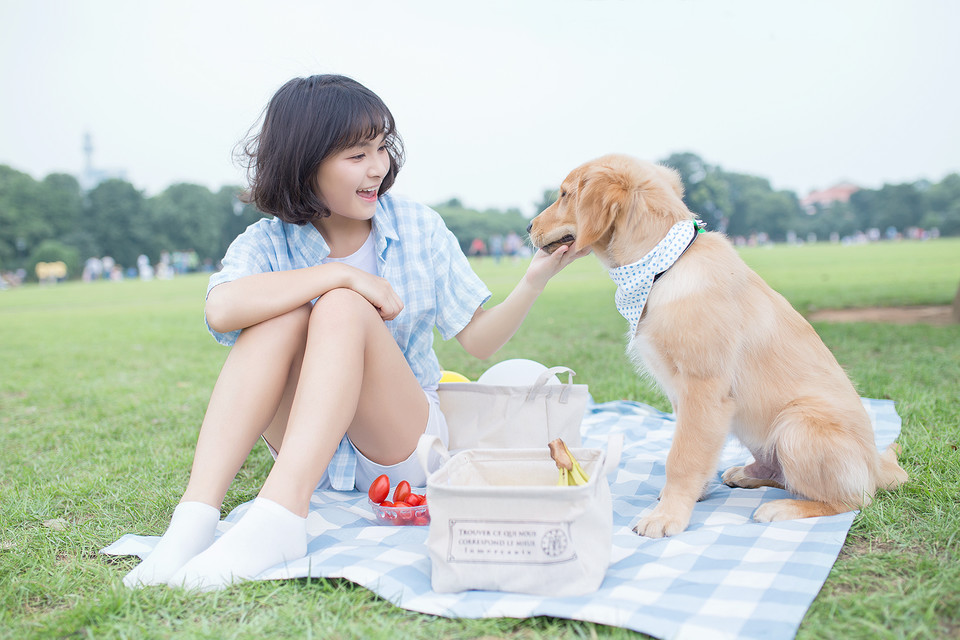
#> input picture 0001/04.jpg, 960 x 640 px
$ python image.py
#> lines starting #> are read from the running program, lines starting #| are printed output that depends on the picture
#!/usr/bin/env python3
# -*- coding:utf-8 _*-
"""
@author:kernnel
@file: image.py
@time: 2019/01/24 17:44
@contact: 282458466@qq.com
"""
import random

from PIL import Image, ImageDraw, ImageFont


# 随机输出四个字母:
def rndChar():
    return chr(random.randint(65, 90)) * 4


# 随机颜色2:
def rndColor2():
    return (random.randint(32, 127), random.randint(32, 127), random.randint(32, 127))


font = ImageFont.truetype('Arial.ttf', 66)
# 打开一个jpg图像文件，注意是当前路径:
im = Image.open('04.jpg')
#> im is the input picture: PIL image 960x640 RGB; mean R, G, B 196.4, 204.5, 193.6
# 获得图像尺寸:
w, h = im.size
#> w = 960; h = 640
print('Original image size: %sx%s' % (w, h))
#| Original image size: 960x640
# 创建Draw对象:
draw = ImageDraw.Draw(im)
draw.text((w / 2, 0), rndChar(), font=font, fill=rndColor2())
# 缩放到50%:
# im.thumbnail((w//2, h//2))
# 把缩放后的图像用jpeg格式保存:
im.save('new.jpg', 'jpeg')
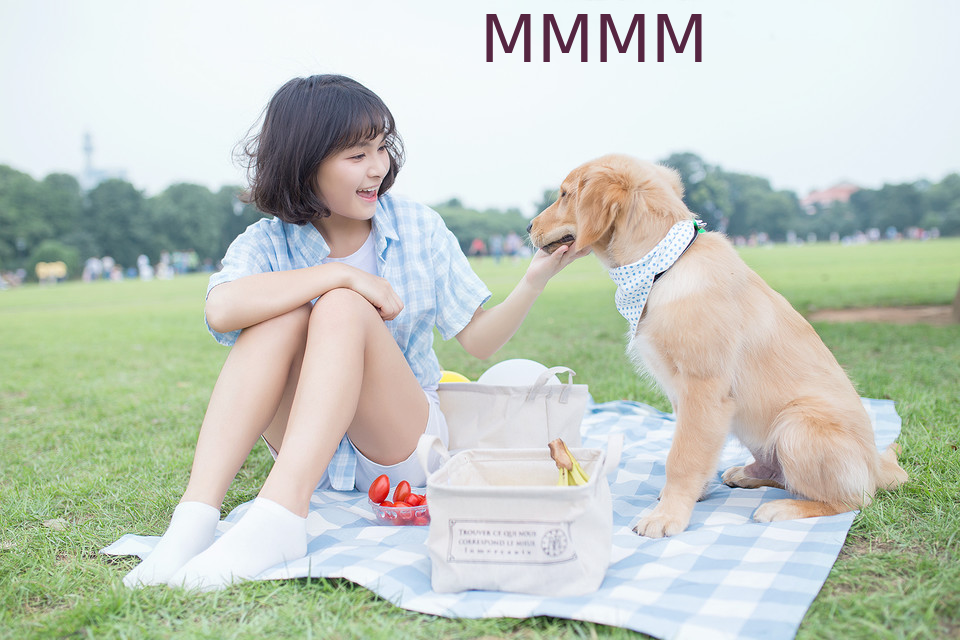
#> saved as new.jpg: PIL image 960x640 RGB; mean R, G, B 195.4, 203.1, 192.4
